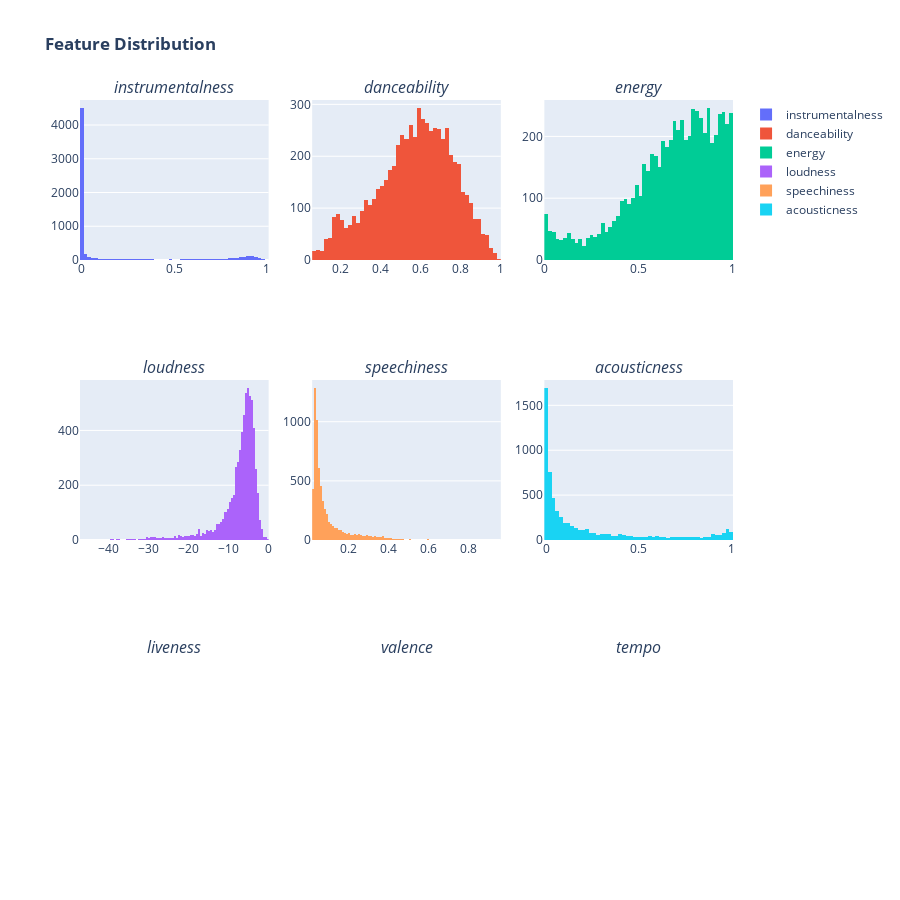

Here is the notebook cell this chart was saved with:
### Code cell
ax=make_subplots(rows=3,cols=3,subplot_titles=('<i>instrumentalness', '<i>danceability', '<i>energy', '<i>loudness', '<i>speechiness', '<i>acousticness', '<i>liveness', '<i>valence', '<i>tempo'))
ax.add_trace(go.Histogram(x=df['instrumentalness'],name='instrumentalness'),row=1,col=1)
ax.add_trace(go.Histogram(x=df['danceability'],name='danceability'),row=1,col=2)
ax.add_trace(go.Histogram(x=df['energy'],name='energy'),row=1,col=3)
ax.add_trace(go.Histogram(x=df['loudness'],name='loudness'),row=2,col=1)
ax.add_trace(go.Histogram(x=df['speechiness'],name='speechiness'),row=2,col=2)
ax.add_trace(go.Histogram(x=df['acousticness'],name='acousticness'),row=2,col=3)
ax.update_layout(height=900,width=900,title_text='<b>Feature Distribution')

### Figure 1 — Plotly figure (JSON) as saved in the notebook; plotly's stock layout.template omitted (floating-point values rounded to 4 significant figures; data arrays with more than 128 entries replaced by an {"elided": "..."} marker saying what was removed)
{"data": [{"name": "instrumentalness", "type": "histogram", "x": {"elided": "6398 float values"}, "xaxis": "x", "yaxis": "y"}, {"name": "danceability", "type": "histogram", "x": {"elided": "6398 float values"}, "xaxis": "x2", "yaxis": "y2"}, {"name": "energy", "type": "histogram", "x": {"elided": "6398 float values"}, "xaxis": "x3", "yaxis": "y3"}, {"name": "loudness", "type": "histogram", "x": {"elided": "6398 float values"}, "xaxis": "x4", "yaxis": "y4"}, {"name": "speechiness", "type": "histogram", "x": {"elided": "6398 float values"}, "xaxis": "x5", "yaxis": "y5"}, {"name": "acousticness", "type": "histogram", "x": {"elided": "6398 float values"}, "xaxis": "x6", "yaxis": "y6"}], "layout": {"annotations": [{"font": {"size": 16}, "showarrow": false, "text": "<i>instrumentalness", "x": 0.1444, "xanchor": "center", "xref": "paper", "y": 1, "yanchor": "bottom", "yref": "paper"}, {"font": {"size": 16}, "showarrow": false, "text": "<i>danceability", "x": 0.5, "xanchor": "center", "xref": "paper", "y": 1, "yanchor": "bottom", "yref": "paper"}, {"font": {"size": 16}, "showarrow": false, "text": "<i>energy", "x": 0.8556, "xanchor": "center", "xref": "paper", "y": 1, "yanchor": "bottom", "yref": "paper"}, {"font": {"size": 16}, "showarrow": false, "text": "<i>loudness", "x": 0.1444, "xanchor": "center", "xref": "paper", "y": 0.6111, "yanchor": "bottom", "yref": "paper"}, {"font": {"size": 16}, "showarrow": false, "text": "<i>speechiness", "x": 0.5, "xanchor": "center", "xref": "paper", "y": 0.6111, "yanchor": "bottom", "yref": "paper"}, {"font": {"size": 16}, "showarrow": false, "text": "<i>acousticness", "x": 0.8556, "xanchor": "center", "xref": "paper", "y": 0.6111, "yanchor": "bottom", "yref": "paper"}, {"font": {"size": 16}, "showarrow": false, "text": "<i>liveness", "x": 0.1444, "xanchor": "center", "xref": "paper", "y": 0.2222, "yanchor": "bottom", "yref": "paper"}, {"font": {"size": 16}, "showarrow": false, "text": "<i>valence", "x": 0.5, "xanchor": "center", "xref": "paper", "y": 0.2222, "yanchor": "bottom", "yref": "paper"}, {"font": {"size": 16}, "showarrow": false, "text": "<i>tempo", "x": 0.8556, "xanchor": "center", "xref": "paper", "y": 0.2222, "yanchor": "bottom", "yref": "paper"}], "height": 900, "title": {"text": "<b>Feature Distribution"}, "width": 900, "xaxis": {"anchor": "y", "domain": [0, 0.2889]}, "xaxis2": {"anchor": "y2", "domain": [0.3556, 0.6444]}, "xaxis3": {"anchor": "y3", "domain": [0.7111, 1]}, "xaxis4": {"anchor": "y4", "domain": [0, 0.2889]}, "xaxis5": {"anchor": "y5", "domain": [0.3556, 0.6444]}, "xaxis6": {"anchor": "y6", "domain": [0.7111, 1]}, "xaxis7": {"anchor": "y7", "domain": [0, 0.2889]}, "xaxis8": {"anchor": "y8", "domain": [0.3556, 0.6444]}, "xaxis9": {"anchor": "y9", "domain": [0.7111, 1]}, "yaxis": {"anchor": "x", "domain": [0.7778, 1]}, "yaxis2": {"anchor": "x2", "domain": [0.7778, 1]}, "yaxis3": {"anchor": "x3", "domain": [0.7778, 1]}, "yaxis4": {"anchor": "x4", "domain": [0.3889, 0.6111]}, "yaxis5": {"anchor": "x5", "domain": [0.3889, 0.6111]}, "yaxis6": {"anchor": "x6", "domain": [0.3889, 0.6111]}, "yaxis7": {"anchor": "x7", "domain": [0, 0.2222]}, "yaxis8": {"anchor": "x8", "domain": [0, 0.2222]}, "yaxis9": {"anchor": "x9", "domain": [0, 0.2222]}}}
